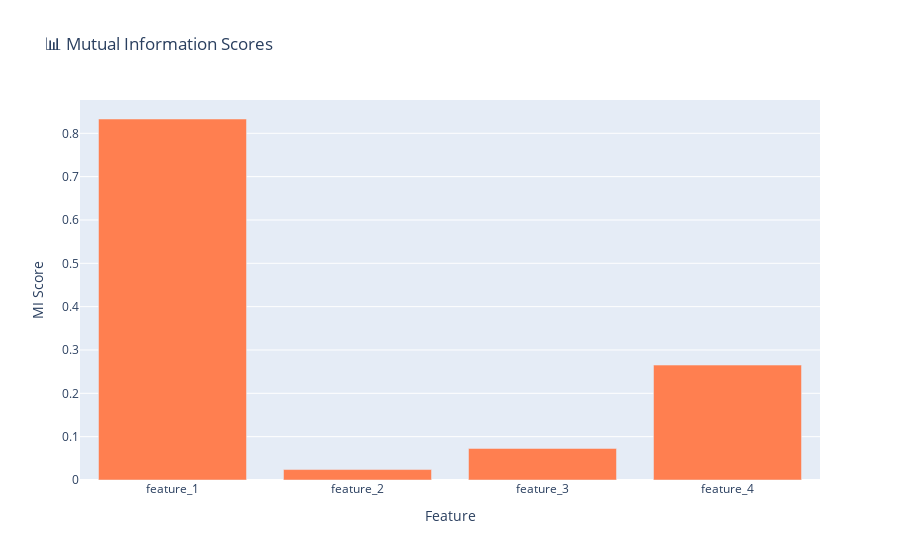

The cell this chart's notebook holds for it:
### Code cell
# Mutual information (model-free dependency measure)
mi = nonlinear.mutual_information(features, target_col)

fig = go.Figure(data=[
    go.Bar(x=list(mi.keys()), y=list(mi.values()), marker_color='coral')
])
fig.update_layout(
    title='📊 Mutual Information Scores',
    yaxis_title='MI Score',
    xaxis_title='Feature',
    height=350
)
fig

### Figure 1 — Plotly figure (JSON) as saved in the notebook; plotly's stock layout.template omitted (floating-point values rounded to 4 significant figures)
{"data": [{"marker": {"color": "coral"}, "type": "bar", "x": ["feature_1", "feature_2", "feature_3", "feature_4"], "y": [0.833, 0.02414, 0.07278, 0.2652]}], "layout": {"autosize": true, "title": {"text": "📊 Mutual Information Scores"}, "xaxis": {"autorange": true, "range": [-0.5, 3.5], "title": {"text": "Feature"}, "type": "category"}, "yaxis": {"autorange": true, "range": [0, 0.8768], "title": {"text": "MI Score"}, "type": "linear"}}}
